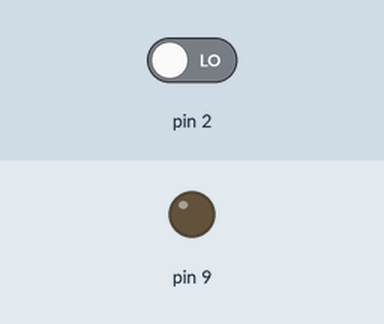
The sketch below on a simulated Arduino Uno, built with avr-gcc and run on an emulated ATmega328P. Shown: output pins drawn as LEDs (lit = HIGH). Inputs (shaded band) come from the test bench; at power-on: pin 2 LOW.

Above: at 1.2 s.
1.3 s: pin 2 driven HIGH
At 2.2 s:
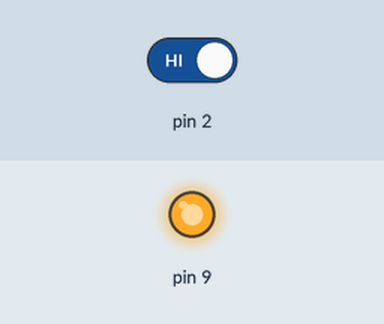
Timing chart, 0 to 4.3 s (numbered marks = the images above; inputs shaded):
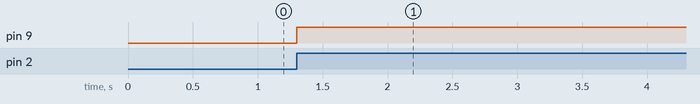

The sketch:

2022.04.28_test1.ino
```cpp
int val9=LOW;
int lastButton=LOW;
void setup() {
  pinMode(2,INPUT);
  pinMode(9,OUTPUT);
}
void loop() {
  int currentButton=digitalRead(2);
  if (lastButton==LOW&&currentButton==HIGH){
    val9=!val9;
  }
  digitalWrite(9,val9);
  lastButton=currentButton;

}
```

Measured:
- after the input at 1.3 s, pin 9: LOW → HIGH at once
